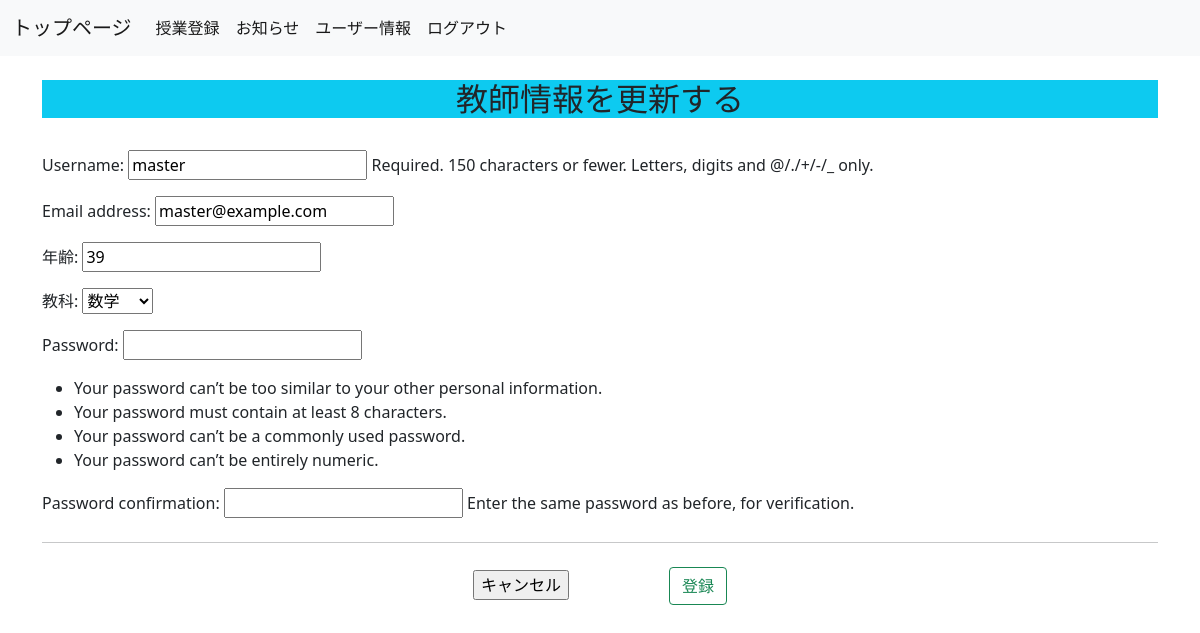
Before: /update1/1/ with the older database file.
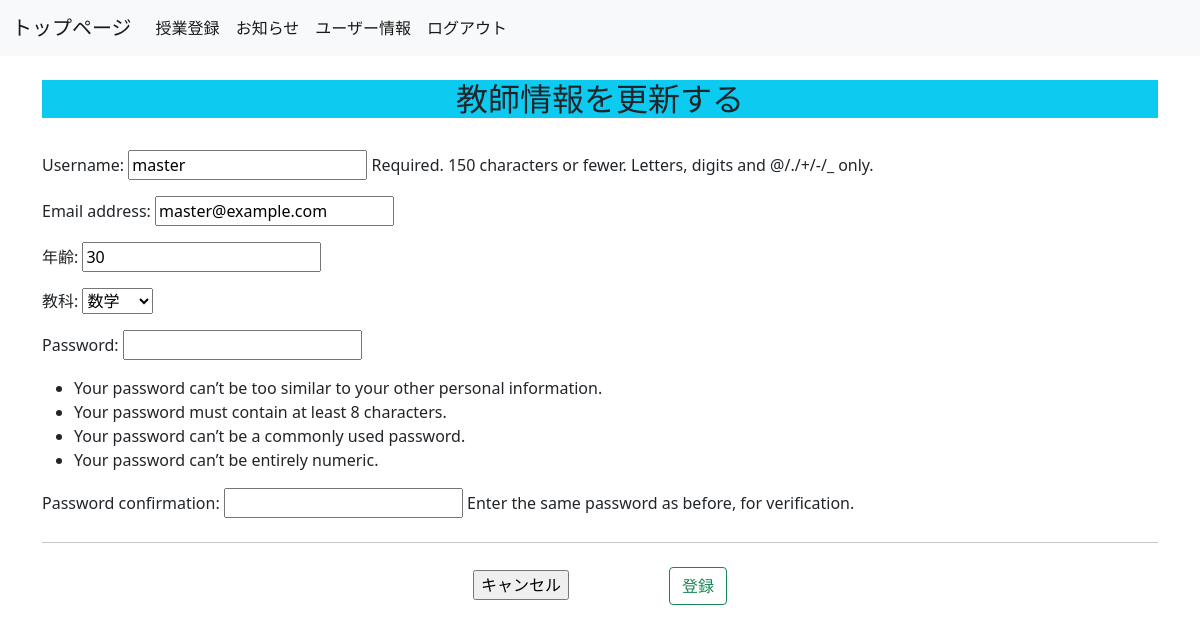
After: the same page with the newer database file.
### student_scheduler/models.py (models this page shows)
class Teacher(AbstractUser):
    age     = models.PositiveIntegerField(verbose_name="年齢")
    subject = models.CharField(choices=settings.HI_SUB_CHOICE,max_length=5,verbose_name="教科")
    date_joined = None
    REQUIRED_FIELDS = ["email", "age", "subject"]

### student_scheduler/views.py (the view)
# urls.py: path('update1/<int:pk>/',views.TeacherUpdateView.as_view(),name='update1'),           #更新画面(教師)
class TeacherUpdateView(UpdateView):
    model = models.Teacher
    template_name = "Teacher_form.html"
    form_class = SignupForm
    success_url = reverse_lazy("Scheduler:list1")

### student_scheduler/form.py
class SignupForm(UserCreationForm):
    class Meta:
        model = Teacher
        fields = [Teacher.USERNAME_FIELD] + Teacher.REQUIRED_FIELDS + ['password1', 'password2']

### Template/Teacher_form.html (shortened to what this page needs)
{% extends "Header.html" %}
{% block content_block %}
<br>
{% if not form.instance.pk %}
  <div class="container bg-primary">
    <h2 class="text-center">教師を登録する</h2>
  </div>
{% else %}
  <div class="container bg-info">
    <h2 class="text-center">教師情報を更新する</h2>
  </div>
{% endif %}
<br>
<form method="POST">
  {{ form.as_p }}
  <hr class="my-4">
  <div class="text-center">
    <input type="button" class="me-5" value="キャンセル" onClick="javascript:history.go(-1);">
    <input type="submit" class="ms-5 btn btn-outline-success" value="登録">
  </div>
</form>
{% endblock %}

### Template/Header.html (shortened to what this page needs)
<!DOCTYPE html>
<html>
  <head>
    <link href="https://cdn.jsdelivr.net/npm/bootstrap@5.0.0-beta1/dist/css/bootstrap.min.css" rel="stylesheet">
  </head>
  <body>
    <nav class="navbar navbar-expand-lg navbar-light bg-light">
      <div class="container-fluid">
        <a class="navbar-brand" href="{% url 'Scheduler:list' %}">トップページ</a>
        <div class="collapse navbar-collapse" id="navbarNavDropdown">
          <ul class="navbar-nav me-auto mb-2 mb-lg-0">
            <li class="nav-item">
              <a class="nav-link active" aria-current="page" href="{% url 'Scheduler:create3' %}">授業登録</a>
            </li>
            <li class="nav-item">
              <a class="nav-link active" aria-current="page" href="{% url 'Scheduler:list4' %}">お知らせ</a>
            </li>
            <li class="nav-item">
              <a class="nav-link active" aria-current="page" href="{% url 'Scheduler:detail1' pk=user.pk %}">ユーザー情報</a>
            </li>
            <li class="nav-item">
              <a class="nav-link active" aria-current="page" href="{% url 'Scheduler:logout'%}">ログアウト</a>
            </li>
          </ul>
        </div>
      </div>
    </nav>
    <div class="container">
      {% block content_block %}
      {% endblock %}
    </div>
  </body>
</html>

Changed rows visible on the page:
changed Teacher "master": age "39" → "30"
